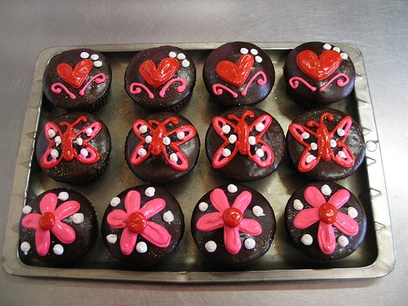
#> input picture Lab1/Documentation/building_1.jpg, 408 x 306 px, shrunk from 500 x 375 before the run, found by its file name
$ python SIFT_algorithm.py   (older library calls are emulated)
#> lines starting #> are read from the running program, lines starting #| are printed output that depends on the picture
import numpy as np
import cv2
import matplotlib.pyplot as plt
import os

#%matplotlib inline


dataset_path = 'C:/BigDataAnalyticsAppns/Lab1'
img_building = cv2.imread(os.path.join(dataset_path, 'building_1.jpg'))
#> img_building is the input picture: shape (306, 408, 3); mean B, G, R 95.1, 98, 127.2
img_building = cv2.cvtColor(img_building, cv2.COLOR_BGR2RGB)  # Convert from cv's BRG default color order to RGB

orb = cv2.ORB_create()  # OpenCV 3 backward incompatibility: Do not create a detector with `cv2.ORB()`.
key_points, description = orb.detectAndCompute(img_building, None)
#> key_points = 500 keypoints; strongest (x, y, size): (253, 53, 37.2), (246, 50, 31), (261, 59, 31), (233, 188, 53.6)
img_building_keypoints = cv2.drawKeypoints(img_building,
                                           key_points,
                                           img_building,
                                           flags=cv2.DRAW_MATCHES_FLAGS_DRAW_RICH_KEYPOINTS) # Draw circles.
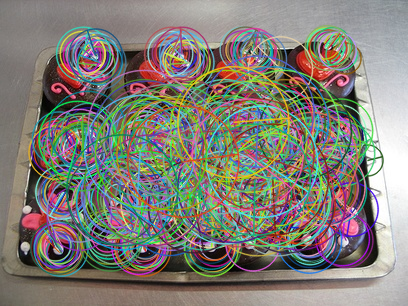
#> img_building_keypoints: shape (306, 408, 3); mean R, G, B 129.7, 126.4, 118.8
plt.figure(figsize=(16, 16))
plt.title('ORB Interest Points')
plt.imshow(img_building_keypoints); plt.show()


def image_detect_and_compute(detector, img_name):
    """Detect and compute interest points and their descriptors."""
#> called with img_name = 'building_1.jpg'
    img = cv2.imread(os.path.join(dataset_path, img_name))
    img = cv2.cvtColor(img, cv2.COLOR_BGR2GRAY)
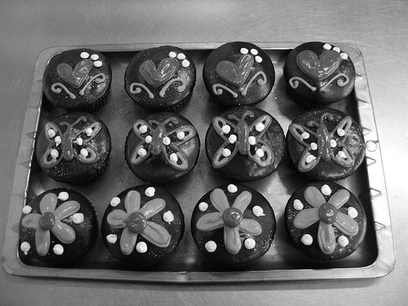
#> img: shape (306, 408); min 0, max 255, mean 106.4
    kp, des = detector.detectAndCompute(img, None)
#> kp = 500 keypoints; strongest (x, y, size): (233, 188, 53.6), (261, 59, 31), (246, 50, 31), (256, 51, 31)
    return img, kp, des


def draw_image_matches(detector, img1_name, img2_name, nmatches=10):
    """Draw ORB feature matches of the given two images."""
    img1, kp1, des1 = image_detect_and_compute(detector, img1_name)
#> kp1 has the same summary as kp in image_detect_and_compute
    img2, kp2, des2 = image_detect_and_compute(detector, img2_name)
#> call 2 of image_detect_and_compute, with img_name = 'building_2.jpg'
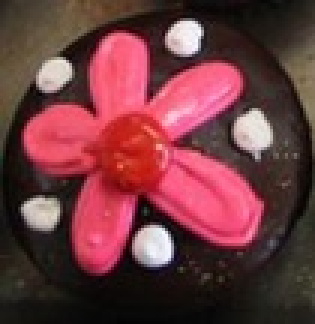
#> input picture Lab1/Documentation/building_2.JPG, 105 x 108 px, shrunk from 129 x 132 before the run, found by its file name (shown 3 times larger)
#> in image_detect_and_compute, img is the input picture: shape (108, 105, 3); mean B, G, R 63.1, 58.2, 110.5
#> in image_detect_and_compute (call 2), `img = cv2.cvtColor(img, cv2.COLOR_BGR2GRAY)`:
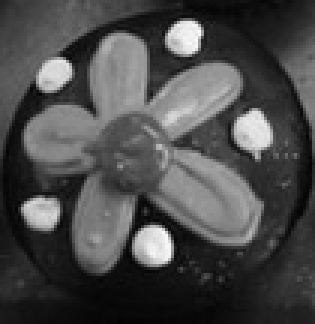
#> img: shape (108, 105) (shown 3 times larger); min 2, max 251, mean 74.4
#> in image_detect_and_compute (call 2), `kp, des = detector.detectAndCompute(img, None)`: kp = 57 keypoints; strongest (x, y, size): (52, 75, 31), (45, 75, 31), (49, 75, 31), (49, 32, 31)
#> kp2 has the same summary as kp in image_detect_and_compute

    bf = cv2.BFMatcher(cv2.NORM_HAMMING, crossCheck=True)
    matches = bf.match(des1, des2)
#> matches = 38 matches
    matches = sorted(matches, key=lambda x: x.distance)  # Sort matches by distance.  Best come first.

    img_matches = cv2.drawMatches(img1, kp1, img2, kp2, matches[:nmatches], img2, flags=2)  # Show top 10 matches
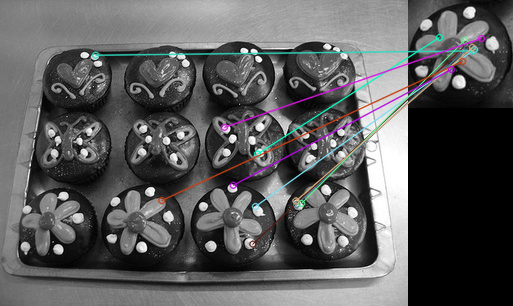
#> img_matches: shape (306, 513, 3); mean of channels 0, 1, 2 91.1, 90.5, 90.5; drawn as B, G, R
    plt.figure(figsize=(16, 16))
    plt.title(type(detector))
    plt.imshow(img_matches);
    plt.show()


orb = cv2.ORB_create()
draw_image_matches(orb, 'building_1.jpg', 'building_2.jpg')
0
sift = cv2.xfeatures2d.SIFT_create()
kp, des = sift.detectAndCompute(img_building, None)
#> kp = 1541 keypoints; strongest (x, y, size): (25, 246, 5.5), (143, 251, 2.4), (134, 251, 2.4), (300, 106, 1.9)
img_kp = cv2.drawKeypoints(img_building, kp, img_building)
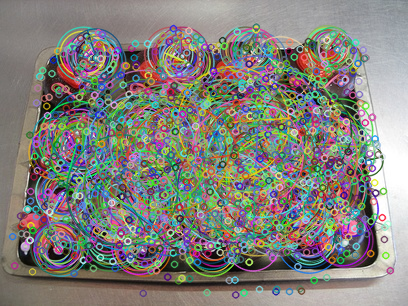
#> img_kp: shape (306, 408, 3); mean R, G, B 130.8, 129, 123.3

plt.figure(figsize=(15, 15))
plt.imshow(img_kp); plt.show()

img1, kp1, des1 = image_detect_and_compute(sift, 'building_1.jpg')
#> in image_detect_and_compute (call 3), `kp, des = detector.detectAndCompute(img, None)`: kp = 943 keypoints; strongest (x, y, size): (232, 188, 5.5), (150, 191, 5.8), (59, 249, 6.1), (142, 247, 6.3)
#> kp1 has the same summary as kp in image_detect_and_compute
img2, kp2, des2 = image_detect_and_compute(sift, 'building_2.jpg')
#> in image_detect_and_compute (call 4), `kp, des = detector.detectAndCompute(img, None)`: kp = 104 keypoints; strongest (x, y, size): (62, 12, 7.2), (52, 82, 7.8), (13, 71, 7.2), (85, 43, 8.1)
#> kp2 has the same summary as kp in image_detect_and_compute

FLANN_INDEX_KDTREE = 1
index_params = dict(algorithm = FLANN_INDEX_KDTREE, trees = 5)
search_params = dict(checks=50)

flann = cv2.FlannBasedMatcher(index_params,search_params)
matches = flann.knnMatch(des1, des2, k=2)
#> matches = 943 matches

matchesMask = [[0, 0] for i in range(len(matches))]
#> matchesMask = 943 pairs, first value 0 to 0, second value 0 to 0
# ratio test as per Lowe's paper
for i, (m, n) in enumerate(matches):
    if m.distance < 0.55*n.distance:
        matchesMask[i] = [1, 0]
#> after the loop, matchesMask = 943 pairs, first value 0 to 1, second value 0 to 0

draw_params = dict(matchColor=(0, 255, 0),
                   singlePointColor=(255, 0, 0),
                   matchesMask=matchesMask,
                   flags=0)
#> draw_params = 4 items

img3 = cv2.drawMatchesKnn(img1, kp1, img2, kp2, matches, None, **draw_params)
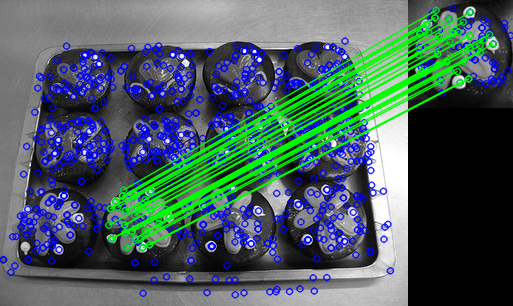
#> img3: shape (306, 513, 3); mean of channels 0, 1, 2 96.2, 93.9, 72.4; drawn as B, G, R
plt.figure(figsize=(18, 18))
plt.imshow(img3); plt.show()
